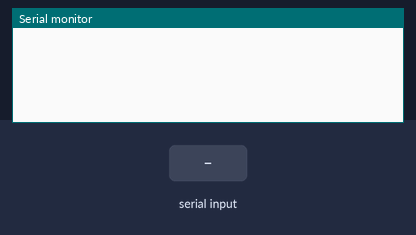
This sketch was run on a simulated Arduino Uno, built with avr-gcc and run on an emulated ATmega328P. Shown: the last lines printed to the serial monitor. The test bench sets the inputs (shaded band).

Above: at 1.2 s.
1.3 s: "run" received over Serial
At 3.1 s:
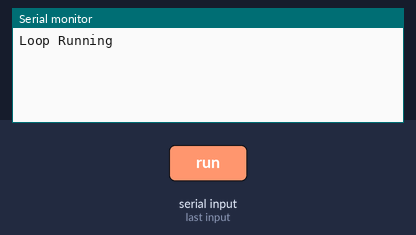
3.8 s: "stop" received over Serial
At 6.9 s:
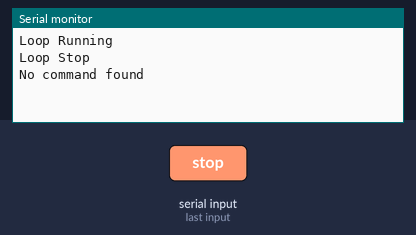

The sketch:

nested_while_loop.ino
```cpp
void setup()
{
    Serial.begin(9600);
    // while (1)
    // {
    //     if (Serial.readString()=="Run" || Serial.readString()=="run")
    //     {
    //         while (1)
    //         {
    //             Serial.println("Loop Running");

    //             if (Serial.readString()=="Stop" || Serial.readString()=="stop")
    //             {
    //                 Serial.println("Loop Stop");
    //                 break;
    //             }

    //         }
    //             if (Serial.readString()!="Run" || Serial.readString()!="run" || Serial.readString()!="Stop" || Serial.readString()!="stop")
    //             {

    //                 Serial.println("No command found");
    //                 break;
    //             }
    //     }
    // }
}

void loop()
{
    while (1)
    {
        if (Serial.readString()=="Run" || Serial.readString()=="run")
        {
            while (1)
            {
                Serial.println("Loop Running");

                if (Serial.readString()=="Stop" || Serial.readString()=="stop")
                {
                    Serial.println("Loop Stop");
                    break;
                }

            }
                if (Serial.readString()!="Run" || Serial.readString()!="run" || Serial.readString()!="Stop" || Serial.readString()!="stop")
                {

                    Serial.println("No command found");
                    break;
                }
        }
    }
}
```

Measured:
- after the input at 1.3 s, the serial monitor: prints a new line after 1.0 s (image 1)
- after the input at 3.8 s, the serial monitor: prints a new line after 1.0 s (image 2)
